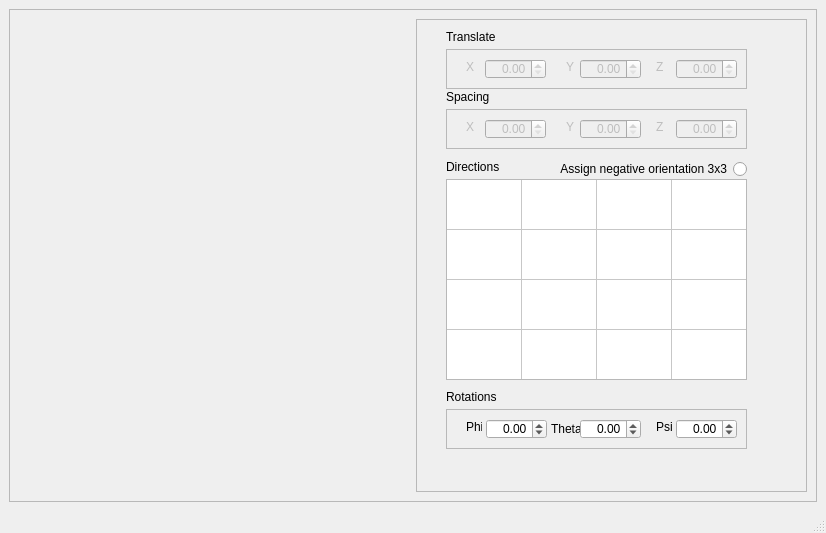
<?xml version="1.0" encoding="UTF-8"?>
<ui version="4.0">
 <class>MainWindow</class>
 <widget class="QMainWindow" name="MainWindow">
  <property name="geometry">
   <rect>
    <x>0</x>
    <y>0</y>
    <width>826</width>
    <height>533</height>
   </rect>
  </property>
  <property name="windowTitle">
   <string>MainWindow</string>
  </property>
  <widget class="QWidget" name="centralwidget">
   <layout class="QGridLayout" name="gridLayout">
    <item row="0" column="0">
     <widget class="QFrame" name="frame">
      <property name="frameShape">
       <enum>QFrame::StyledPanel</enum>
      </property>
      <property name="frameShadow">
       <enum>QFrame::Raised</enum>
      </property>
      <layout class="QGridLayout" name="gridLayout_2">
       <item row="0" column="0">
        <widget class="QVTKWidget" name="m_pQVTKWidget" native="true">
         <property name="minimumSize">
          <size>
           <width>380</width>
           <height>440</height>
          </size>
         </property>
        </widget>
       </item>
       <item row="0" column="1">
        <widget class="QFrame" name="frame_2">
         <property name="minimumSize">
          <size>
           <width>380</width>
           <height>440</height>
          </size>
         </property>
         <property name="frameShape">
          <enum>QFrame::StyledPanel</enum>
         </property>
         <property name="frameShadow">
          <enum>QFrame::Raised</enum>
         </property>
         <widget class="QLabel" name="label">
          <property name="geometry">
           <rect>
            <x>30</x>
            <y>10</y>
            <width>71</width>
            <height>16</height>
           </rect>
          </property>
          <property name="text">
           <string>Translate</string>
          </property>
         </widget>
         <widget class="QLabel" name="label_2">
          <property name="geometry">
           <rect>
            <x>30</x>
            <y>140</y>
            <width>71</width>
            <height>16</height>
           </rect>
          </property>
          <property name="text">
           <string>Directions</string>
          </property>
         </widget>
         <widget class="QTableWidget" name="m_pTableWidget">
          <property name="geometry">
           <rect>
            <x>30</x>
            <y>160</y>
            <width>301</width>
            <height>201</height>
           </rect>
          </property>
          <property name="toolTip">
           <string/>
          </property>
          <property name="verticalScrollBarPolicy">
           <enum>Qt::ScrollBarAlwaysOff</enum>
          </property>
          <property name="horizontalScrollBarPolicy">
           <enum>Qt::ScrollBarAlwaysOff</enum>
          </property>
          <property name="showGrid">
           <bool>true</bool>
          </property>
          <attribute name="horizontalHeaderVisible">
           <bool>false</bool>
          </attribute>
          <attribute name="horizontalHeaderDefaultSectionSize">
           <number>75</number>
          </attribute>
          <attribute name="horizontalHeaderHighlightSections">
           <bool>false</bool>
          </attribute>
          <attribute name="horizontalHeaderMinimumSectionSize">
           <number>75</number>
          </attribute>
          <attribute name="verticalHeaderVisible">
           <bool>false</bool>
          </attribute>
          <attribute name="verticalHeaderDefaultSectionSize">
           <number>50</number>
          </attribute>
          <attribute name="verticalHeaderHighlightSections">
           <bool>false</bool>
          </attribute>
          <attribute name="verticalHeaderMinimumSectionSize">
           <number>50</number>
          </attribute>
          <row>
           <property name="text">
            <string>New Row</string>
           </property>
          </row>
          <row>
           <property name="text">
            <string>New Row</string>
           </property>
          </row>
          <row>
           <property name="text">
            <string>New Row</string>
           </property>
          </row>
          <row>
           <property name="text">
            <string>New Row</string>
           </property>
          </row>
          <column>
           <property name="text">
            <string>New Column</string>
           </property>
          </column>
          <column>
           <property name="text">
            <string>New Column</string>
           </property>
          </column>
          <column>
           <property name="text">
            <string>New Column</string>
           </property>
          </column>
          <column>
           <property name="text">
            <string>New Column</string>
           </property>
          </column>
         </widget>
         <widget class="QLabel" name="label_3">
          <property name="geometry">
           <rect>
            <x>30</x>
            <y>70</y>
            <width>71</width>
            <height>16</height>
           </rect>
          </property>
          <property name="text">
           <string>Spacing</string>
          </property>
         </widget>
         <widget class="QFrame" name="frame_3">
          <property name="enabled">
           <bool>false</bool>
          </property>
          <property name="geometry">
           <rect>
            <x>30</x>
            <y>30</y>
            <width>301</width>
            <height>40</height>
           </rect>
          </property>
          <property name="frameShape">
           <enum>QFrame::StyledPanel</enum>
          </property>
          <property name="frameShadow">
           <enum>QFrame::Raised</enum>
          </property>
          <widget class="QDoubleSpinBox" name="m_pDoubleSpinBoxTX">
           <property name="geometry">
            <rect>
             <x>39</x>
             <y>10</y>
             <width>61</width>
             <height>20</height>
            </rect>
           </property>
           <property name="alignment">
            <set>Qt::AlignRight|Qt::AlignTrailing|Qt::AlignVCenter</set>
           </property>
           <property name="maximum">
            <double>9999.989999999999782</double>
           </property>
          </widget>
          <widget class="QLabel" name="label_4">
           <property name="geometry">
            <rect>
             <x>20</x>
             <y>10</y>
             <width>16</width>
             <height>16</height>
            </rect>
           </property>
           <property name="text">
            <string>X</string>
           </property>
          </widget>
          <widget class="QLabel" name="label_5">
           <property name="geometry">
            <rect>
             <x>120</x>
             <y>10</y>
             <width>16</width>
             <height>16</height>
            </rect>
           </property>
           <property name="text">
            <string>Y</string>
           </property>
          </widget>
          <widget class="QLabel" name="label_6">
           <property name="geometry">
            <rect>
             <x>210</x>
             <y>10</y>
             <width>16</width>
             <height>16</height>
            </rect>
           </property>
           <property name="text">
            <string>Z</string>
           </property>
          </widget>
          <widget class="QDoubleSpinBox" name="m_pDoubleSpinBoxTY">
           <property name="geometry">
            <rect>
             <x>134</x>
             <y>10</y>
             <width>61</width>
             <height>20</height>
            </rect>
           </property>
           <property name="alignment">
            <set>Qt::AlignRight|Qt::AlignTrailing|Qt::AlignVCenter</set>
           </property>
           <property name="maximum">
            <double>9999.989999999999782</double>
           </property>
          </widget>
          <widget class="QDoubleSpinBox" name="m_pDoubleSpinBoxTZ">
           <property name="geometry">
            <rect>
             <x>230</x>
             <y>10</y>
             <width>61</width>
             <height>20</height>
            </rect>
           </property>
           <property name="alignment">
            <set>Qt::AlignRight|Qt::AlignTrailing|Qt::AlignVCenter</set>
           </property>
           <property name="maximum">
            <double>9999.989999999999782</double>
           </property>
          </widget>
         </widget>
         <widget class="QFrame" name="frame_4">
          <property name="enabled">
           <bool>false</bool>
          </property>
          <property name="geometry">
           <rect>
            <x>30</x>
            <y>90</y>
            <width>301</width>
            <height>40</height>
           </rect>
          </property>
          <property name="frameShape">
           <enum>QFrame::StyledPanel</enum>
          </property>
          <property name="frameShadow">
           <enum>QFrame::Raised</enum>
          </property>
          <widget class="QDoubleSpinBox" name="m_pDoubleSpinBoxSX">
           <property name="geometry">
            <rect>
             <x>39</x>
             <y>10</y>
             <width>61</width>
             <height>20</height>
            </rect>
           </property>
           <property name="alignment">
            <set>Qt::AlignRight|Qt::AlignTrailing|Qt::AlignVCenter</set>
           </property>
           <property name="maximum">
            <double>9999.989999999999782</double>
           </property>
          </widget>
          <widget class="QLabel" name="label_10">
           <property name="geometry">
            <rect>
             <x>20</x>
             <y>10</y>
             <width>16</width>
             <height>16</height>
            </rect>
           </property>
           <property name="text">
            <string>X</string>
           </property>
          </widget>
          <widget class="QLabel" name="label_11">
           <property name="geometry">
            <rect>
             <x>120</x>
             <y>10</y>
             <width>16</width>
             <height>16</height>
            </rect>
           </property>
           <property name="text">
            <string>Y</string>
           </property>
          </widget>
          <widget class="QLabel" name="label_12">
           <property name="geometry">
            <rect>
             <x>210</x>
             <y>10</y>
             <width>16</width>
             <height>16</height>
            </rect>
           </property>
           <property name="text">
            <string>Z</string>
           </property>
          </widget>
          <widget class="QDoubleSpinBox" name="m_pDoubleSpinBoxSY">
           <property name="geometry">
            <rect>
             <x>134</x>
             <y>10</y>
             <width>61</width>
             <height>20</height>
            </rect>
           </property>
           <property name="alignment">
            <set>Qt::AlignRight|Qt::AlignTrailing|Qt::AlignVCenter</set>
           </property>
           <property name="maximum">
            <double>9999.989999999999782</double>
           </property>
          </widget>
          <widget class="QDoubleSpinBox" name="m_pDoubleSpinBoxSX_2">
           <property name="geometry">
            <rect>
             <x>230</x>
             <y>10</y>
             <width>61</width>
             <height>20</height>
            </rect>
           </property>
           <property name="alignment">
            <set>Qt::AlignRight|Qt::AlignTrailing|Qt::AlignVCenter</set>
           </property>
           <property name="maximum">
            <double>9999.989999999999782</double>
           </property>
          </widget>
         </widget>
         <widget class="QFrame" name="frame_5">
          <property name="geometry">
           <rect>
            <x>30</x>
            <y>390</y>
            <width>301</width>
            <height>40</height>
           </rect>
          </property>
          <property name="frameShape">
           <enum>QFrame::StyledPanel</enum>
          </property>
          <property name="frameShadow">
           <enum>QFrame::Raised</enum>
          </property>
          <widget class="QDoubleSpinBox" name="m_pDoubleSpinBoxRotPhi">
           <property name="geometry">
            <rect>
             <x>40</x>
             <y>10</y>
             <width>61</width>
             <height>20</height>
            </rect>
           </property>
           <property name="alignment">
            <set>Qt::AlignRight|Qt::AlignTrailing|Qt::AlignVCenter</set>
           </property>
           <property name="minimum">
            <double>-9999.989999999999782</double>
           </property>
           <property name="maximum">
            <double>9999.989999999999782</double>
           </property>
           <property name="singleStep">
            <double>0.010000000000000</double>
           </property>
          </widget>
          <widget class="QLabel" name="label_13">
           <property name="geometry">
            <rect>
             <x>20</x>
             <y>10</y>
             <width>16</width>
             <height>16</height>
            </rect>
           </property>
           <property name="text">
            <string>Phi</string>
           </property>
          </widget>
          <widget class="QLabel" name="label_14">
           <property name="geometry">
            <rect>
             <x>105</x>
             <y>10</y>
             <width>31</width>
             <height>20</height>
            </rect>
           </property>
           <property name="text">
            <string>Theta</string>
           </property>
          </widget>
          <widget class="QLabel" name="label_15">
           <property name="geometry">
            <rect>
             <x>210</x>
             <y>10</y>
             <width>16</width>
             <height>16</height>
            </rect>
           </property>
           <property name="text">
            <string>Psi</string>
           </property>
          </widget>
          <widget class="QDoubleSpinBox" name="m_pDoubleSpinBoxRotTheta">
           <property name="geometry">
            <rect>
             <x>134</x>
             <y>10</y>
             <width>61</width>
             <height>20</height>
            </rect>
           </property>
           <property name="alignment">
            <set>Qt::AlignRight|Qt::AlignTrailing|Qt::AlignVCenter</set>
           </property>
           <property name="minimum">
            <double>-9999.989999999999782</double>
           </property>
           <property name="maximum">
            <double>9999.989999999999782</double>
           </property>
           <property name="singleStep">
            <double>0.010000000000000</double>
           </property>
          </widget>
          <widget class="QDoubleSpinBox" name="m_pDoubleSpinBoxRotPsi">
           <property name="geometry">
            <rect>
             <x>230</x>
             <y>10</y>
             <width>61</width>
             <height>20</height>
            </rect>
           </property>
           <property name="alignment">
            <set>Qt::AlignRight|Qt::AlignTrailing|Qt::AlignVCenter</set>
           </property>
           <property name="minimum">
            <double>-9999.989999999999782</double>
           </property>
           <property name="maximum">
            <double>9999.989999999999782</double>
           </property>
           <property name="singleStep">
            <double>0.010000000000000</double>
           </property>
          </widget>
         </widget>
         <widget class="QLabel" name="label_7">
          <property name="geometry">
           <rect>
            <x>30</x>
            <y>370</y>
            <width>71</width>
            <height>16</height>
           </rect>
          </property>
          <property name="text">
           <string>Rotations</string>
          </property>
         </widget>
         <widget class="QRadioButton" name="m_pRadioButtonInterpretNegativeOrientation3x3">
          <property name="geometry">
           <rect>
            <x>100</x>
            <y>140</y>
            <width>231</width>
            <height>20</height>
           </rect>
          </property>
          <property name="toolTip">
           <string comment="This means in reality the first 3x3 elements will be treated as oposite sign values " extracomment="This means in reality the first 3x3 elements will be treated as oposite sign values "/>
          </property>
          <property name="statusTip">
           <string/>
          </property>
          <property name="whatsThis">
           <string comment="This means in reality the first 3x3 elements will be treated as negative values " extracomment="This means in reality the first 3x3 elements will be treated as negative values "/>
          </property>
          <property name="accessibleName">
           <string/>
          </property>
          <property name="accessibleDescription">
           <string/>
          </property>
          <property name="layoutDirection">
           <enum>Qt::RightToLeft</enum>
          </property>
          <property name="text">
           <string>Assign negative orientation 3x3</string>
          </property>
         </widget>
        </widget>
       </item>
      </layout>
     </widget>
    </item>
   </layout>
  </widget>
  <widget class="QMenuBar" name="menubar">
   <property name="geometry">
    <rect>
     <x>0</x>
     <y>0</y>
     <width>826</width>
     <height>22</height>
    </rect>
   </property>
  </widget>
  <widget class="QStatusBar" name="statusbar"/>
 </widget>
 <customwidgets>
  <customwidget>
   <class>QVTKWidget</class>
   <extends>QWidget</extends>
   <header location="global">qvtkwidget.h</header>
   <container>1</container>
  </customwidget>
 </customwidgets>
 <resources/>
 <connections/>
</ui>
